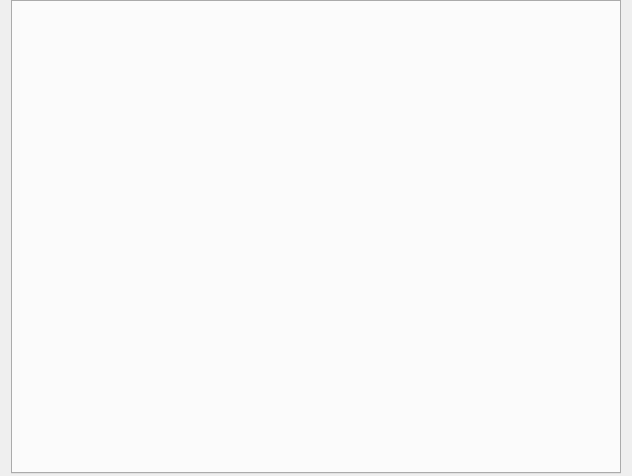
<?xml version="1.0" encoding="UTF-8"?>
<ui version="4.0">
 <class>TabDialog</class>
 <widget class="QDialog" name="TabDialog">
  <property name="geometry">
   <rect>
    <x>0</x>
    <y>0</y>
    <width>632</width>
    <height>476</height>
   </rect>
  </property>
  <property name="windowTitle">
   <string>Gestion des Produits</string>
  </property>
  <property name="sizeGripEnabled">
   <bool>false</bool>
  </property>
  <layout class="QGridLayout" name="gridLayout">
   <property name="topMargin">
    <number>0</number>
   </property>
   <property name="bottomMargin">
    <number>2</number>
   </property>
   <property name="spacing">
    <number>0</number>
   </property>
   <item row="0" column="0">
    <widget class="QTabWidget" name="tabwidget">
     <property name="currentIndex">
      <number>-1</number>
     </property>
     <property name="movable">
      <bool>true</bool>
     </property>
    </widget>
   </item>
  </layout>
 </widget>
 <resources/>
 <connections/>
</ui>
